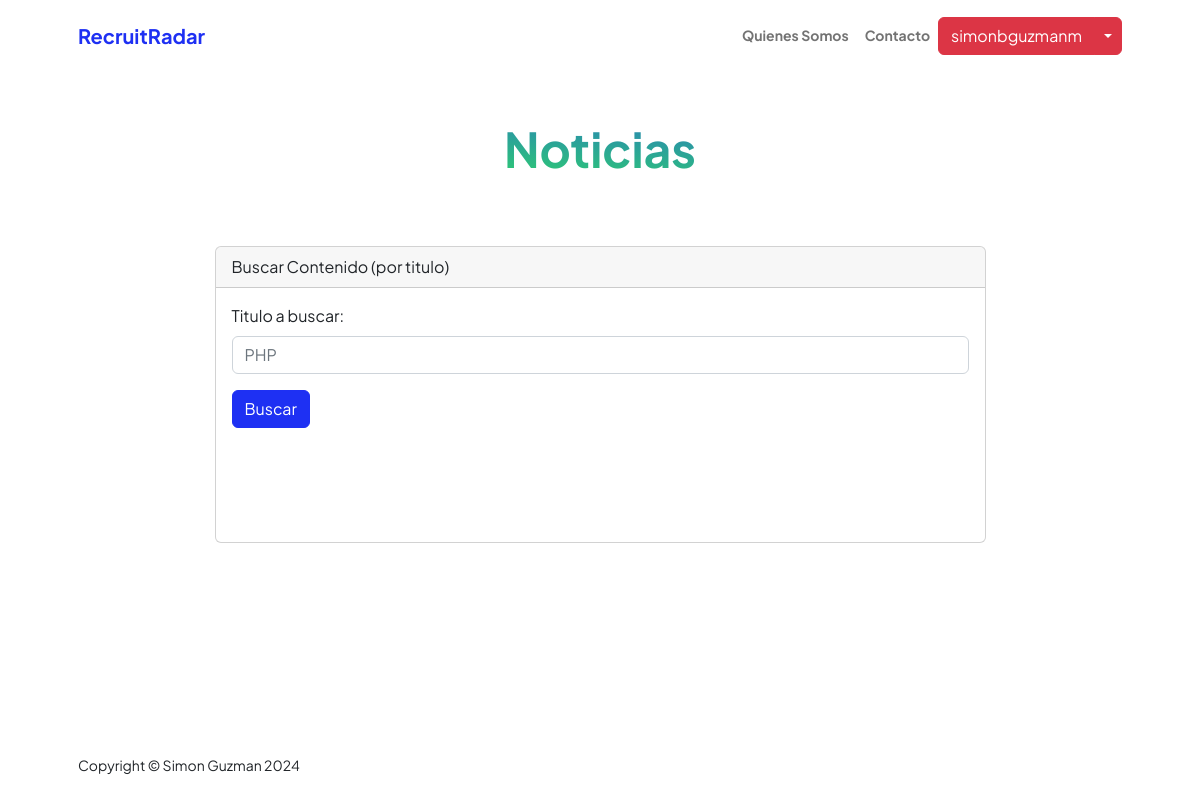
The page /appUsers/noticias (signed in) on the database as committed earlier.
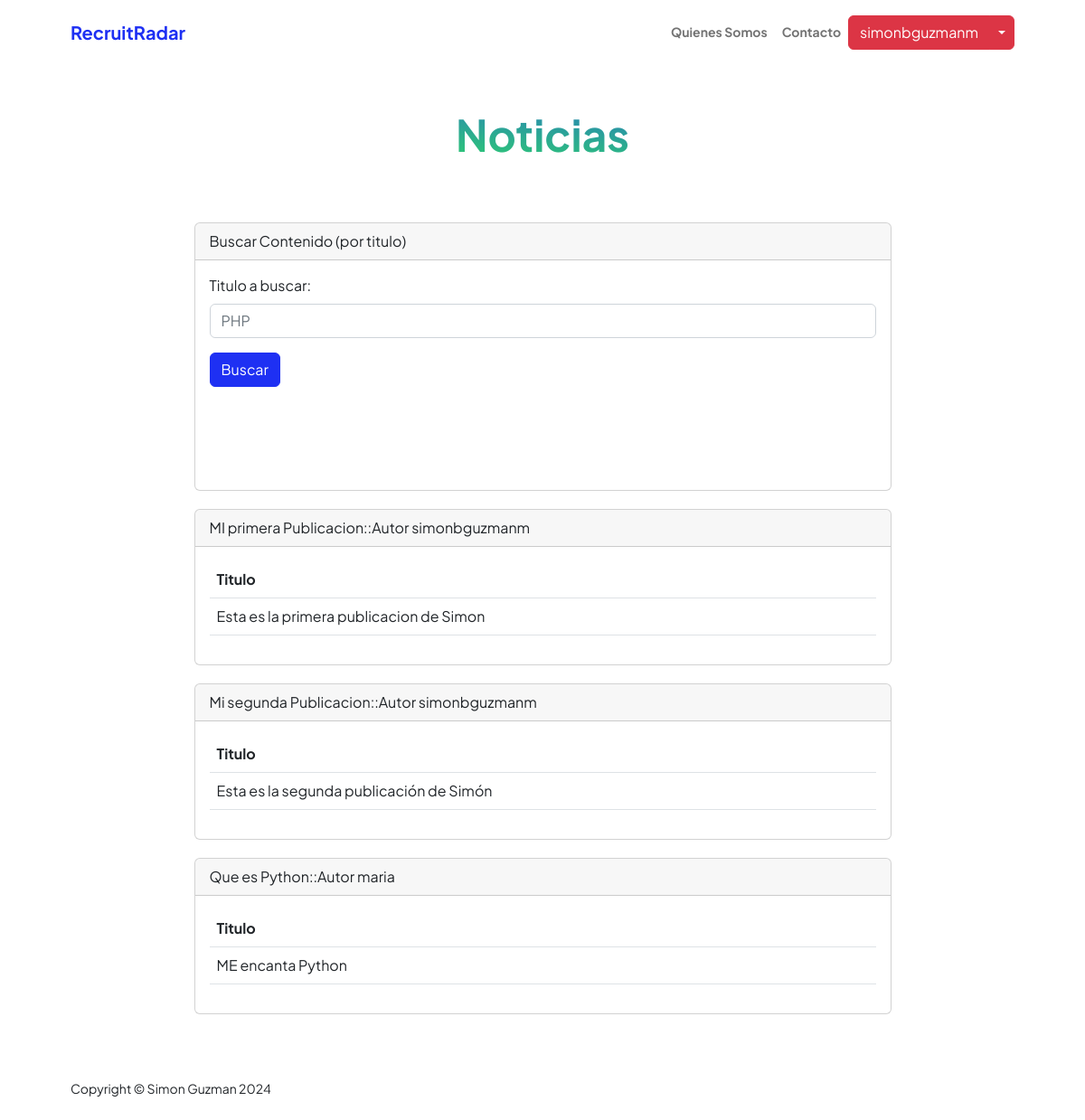
The same page on the database as committed later.
### appUsers/models.py (models this page shows, shortened)
class Publicacion(models.Model):
    user = models.ForeignKey(User, on_delete=models.CASCADE, null=True)
    titulo = models.CharField(max_length=100, null=True, blank = True)
    contenido = models.CharField(max_length=1000, null=True, blank = True)

### appUsers/views.py (the view, shortened to what this page needs)
# urls.py: path('noticias',views.noticias,name="Noticias"),
@login_required
def noticias(request):
    publicacion = Publicacion.objects.all().reverse()[:10]
    return render(request,"appUsers/noticias.html",{"publicacion":publicacion,"resp":"","respSearch":""})

### appUsers/templates/appUsers/noticias.html (shortened to what this page needs)
{% extends "AppUsers/base.html" %}
{% load static %}
{% block datosDinamicos %}
<div class="container px-5 my-5">
    <div class="text-center mb-5">
        <h1 class="display-5 fw-bolder mb-0"><span class="text-gradient d-inline">Noticias</span></h1>
    </div>
    <div class="row gx-5 justify-content-center">
        <div class="col-lg-11 col-xl-9 col-xxl-8">
             <div class="card" style="margin-top: 20px;">
              <div class="card-header">
                Buscar Contenido (por titulo)
              </div>
              <div class="card-body">
                <section style="margin-bottom: 50px;">
                  <form action="/appUsers/noticias/" method="GET" class="mb-3">{% csrf_token %}
                    <div class="mb-3">
                      <label for="exampleFormControlInput1" class="form-label">Titulo a buscar:</label>
                      <input type="text" class="form-control" name="news_search" id="news_search" placeholder="PHP">
                    </div>
                    <div class="mb-3">
                      <input class="btn btn-primary" type="submit" value="Buscar">
                    </div>
                  </form>
                  <div class="card-body">
                </section>
              </div>
              </div>
              {% for info in publicacion %}
              <div class="card" style="margin-top: 20px;">
                <div class="card-header">
                  {{info.titulo}}::Autor {{info.user.username}}
                </div>
                <div class="card-body">
                  <section>
                    <table class="table caption-top">
                        <thead>
                          <tr>
                            <th scope="col">Titulo</th>
                          </tr>
                        </thead>
                        <tbody>
                          <tr>
                            <td>{{info.contenido}}</td>
                          </tr>
                        </tbody>
                    </table>
                </section>
                </div>
              </div>
              {% endfor%}
        </div>
    </div>
</div>
{% endblock %}

### appUsers/templates/appUsers/base.html (shortened to what this page needs)
<!DOCTYPE html>
<html lang="en">
    <head>
        {% load static %}
        <link rel="stylesheet" href="https://cdnjs.cloudflare.com/ajax/libs/font-awesome/6.0.0/css/all.min.css">
        <link href="https://cdn.jsdelivr.net/npm/bootstrap-icons@1.8.1/font/bootstrap-icons.css" rel="stylesheet" />
        <link href="{% static 'css/styles.css' %}" rel="stylesheet" />
    </head>
    <body class="d-flex flex-column h-100">
        <main class="flex-shrink-0">
            <nav class="navbar navbar-expand-lg navbar-light bg-white py-3">
                <div class="container px-5">
                    <a class="navbar-brand" href="{% url 'Home' %}"><span class="fw-bolder text-primary">RecruitRadar</span></a>
                    <div class="collapse navbar-collapse" id="navbarSupportedContent">
                        <ul class="navbar-nav ms-auto mb-2 mb-lg-0 small fw-bolder">
                            <li class="nav-item"><a class="nav-link" href="{% url 'Aboutme' %}">Quienes Somos</a></li>
                            <li class="nav-item"><a class="nav-link" href="{% url 'Contact' %}">Contacto</a></li>
                            {% if request.user.is_authenticated %}
                            <div class="btn-group">
                                <button type="button" class="btn btn-danger">{{ request.user.username}}</button>
                                <button type="button" class="btn btn-danger dropdown-toggle dropdown-toggle-split" data-bs-toggle="dropdown" aria-expanded="false">
                                </button>
                              </div>
                            {% else %}
                                <li class="nav-item"><a class="nav-link" href="{% url 'Login' %}">Iniciar Sesión</a></li>
                                <li class="nav-item"><a class="nav-link" href="{% url 'Register' %}">Registrar</a></li>
                            {% endif %}
                        </ul>
                    </div>
                </div>
            </nav>
            {% block datosDinamicos %}
            {% endblock %}
        </main>
        <footer class="bg-white py-4 mt-auto">
            <div class="container px-5">
                <div class="row align-items-center justify-content-between flex-column flex-sm-row">
                    <div class="col-auto"><div class="small m-0">Copyright &copy; Simon Guzman 2024</div></div>
                </div>
            </div>
        </footer>
    </body>
</html>

Rows that differ between the two databases and show on the page:
added Publicacion: titulo "MI primera Publicacion", user.username "simonbguzmanm", contenido "Esta es la primera publicacion de Simon"
added Publicacion: titulo "Mi segunda Publicacion", user.username "simonbguzmanm", contenido "Esta es la segunda publicación de Simón"
added Publicacion: titulo "Que es Python", user.username "maria", contenido "ME encanta Python"
